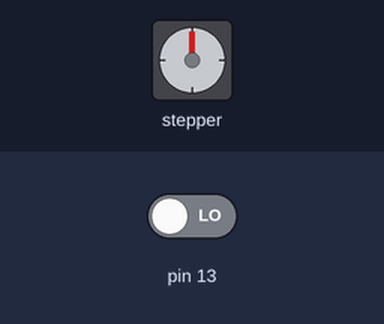
This sketch was run on a simulated Arduino Uno, built with avr-gcc and run on an emulated ATmega328P. Parts: stepper motor. The inputs (shaded band) are chosen by the test bench; at power-on: pin 13 LOW. Stepper angles assume 2048 steps per turn.

Above: at 1.2 s.
1.3 s: pin 13 driven HIGH
At 1.76 s:
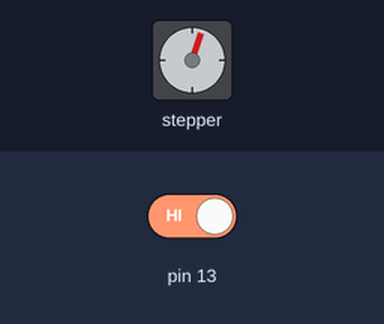
At 2.39 s:
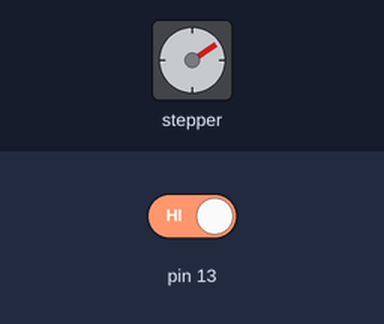
Timing chart, 0 to 13.3 s (numbered marks = the images above; inputs shaded):
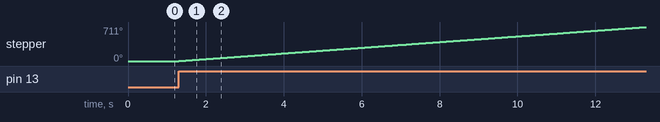

Measured:
- after the input at 1.3 s, stepper: keeps turning clockwise at about 59°/s, starting at once

The sketch:

motortest.ino
```cpp
#include <Stepper.h> // Hinzufügen der Programmbibliothek.
int SPU = 2048; // Schritte pro Umdrehung.
Stepper Motor(SPU, 3,5,4,6); // Der Schrittmotor erhält die Bezeichnung "Motor" und es wird angegeben an welchen Pins der Motor angeschlossen ist.


void setup() //Hier beginnt das Setup.
{
  pinMode (13,INPUT);
Motor.setSpeed(10); // Angabe der Geschwindigkeit in Umdrehungen pro Minute.
}

void loop() {
  if (digitalRead(13)){
Motor.step(10); // Der Motor macht 2048 Schritte, das entspricht einer Umdrehung.
  }

}
```
